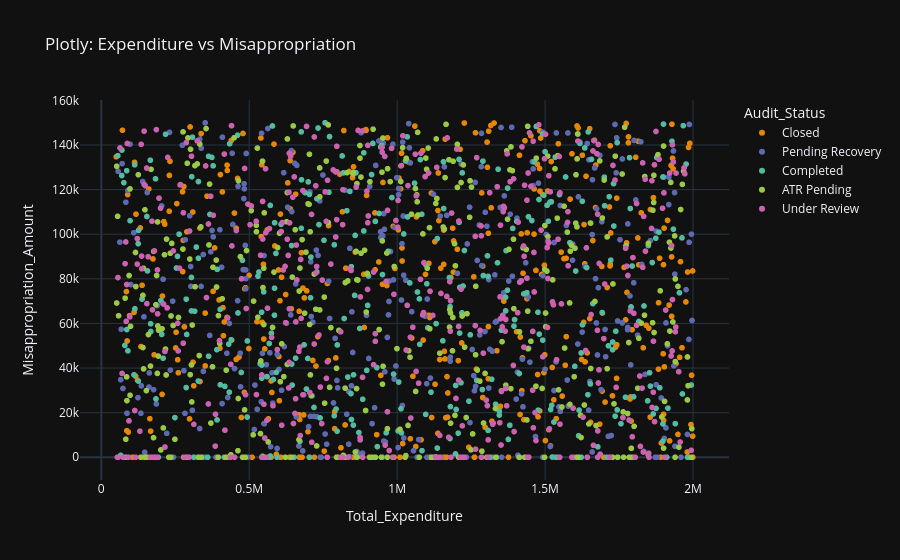

Notebook code cell kept with this figure:
### Code cell
# Plotly Bivariate - Interactive
fig = px.scatter(df, x='Total_Expenditure', y='Misappropriation_Amount', 
                 color='Audit_Status', hover_data=['District','Scheme_Name'],
                 title='Plotly: Expenditure vs Misappropriation',
                 color_discrete_sequence=px.colors.qualitative.Vivid)
fig.update_layout(template='plotly_dark') 
fig.show()

### Figure 1 — Plotly figure (JSON) as saved in the notebook; plotly's stock layout.template omitted (floating-point values rounded to 4 significant figures; data arrays with more than 128 entries replaced by an {"elided": "..."} marker saying what was removed)
{"data": [{"customdata": {"elided": "400x2 str values"}, "hovertemplate": "Audit_Status=Closed<br>Total_Expenditure=%{x}<br>Misappropriation_Amount=%{y}<br>District=%{customdata[0]}<br>Scheme_Name=%{customdata[1]}<extra></extra>", "legendgroup": "Closed", "marker": {"color": "rgb(229, 134, 6)", "symbol": "circle"}, "mode": "markers", "name": "Closed", "showlegend": true, "type": "scattergl", "x": {"elided": "400 float values"}, "xaxis": "x", "y": {"elided": "400 float values"}, "yaxis": "y"}, {"customdata": {"elided": "365x2 str values"}, "hovertemplate": "Audit_Status=Pending Recovery<br>Total_Expenditure=%{x}<br>Misappropriation_Amount=%{y}<br>District=%{customdata[0]}<br>Scheme_Name=%{customdata[1]}<extra></extra>", "legendgroup": "Pending Recovery", "marker": {"color": "rgb(93, 105, 177)", "symbol": "circle"}, "mode": "markers", "name": "Pending Recovery", "showlegend": true, "type": "scattergl", "x": {"elided": "365 float values"}, "xaxis": "x", "y": {"elided": "365 float values"}, "yaxis": "y"}, {"customdata": {"elided": "346x2 str values"}, "hovertemplate": "Audit_Status=Completed<br>Total_Expenditure=%{x}<br>Misappropriation_Amount=%{y}<br>District=%{customdata[0]}<br>Scheme_Name=%{customdata[1]}<extra></extra>", "legendgroup": "Completed", "marker": {"color": "rgb(82, 188, 163)", "symbol": "circle"}, "mode": "markers", "name": "Completed", "showlegend": true, "type": "scattergl", "x": {"elided": "346 float values"}, "xaxis": "x", "y": {"elided": "346 float values"}, "yaxis": "y"}, {"customdata": {"elided": "400x2 str values"}, "hovertemplate": "Audit_Status=ATR Pending<br>Total_Expenditure=%{x}<br>Misappropriation_Amount=%{y}<br>District=%{customdata[0]}<br>Scheme_Name=%{customdata[1]}<extra></extra>", "legendgroup": "ATR Pending", "marker": {"color": "rgb(153, 201, 69)", "symbol": "circle"}, "mode": "markers", "name": "ATR Pending", "showlegend": true, "type": "scattergl", "x": {"elided": "400 float values"}, "xaxis": "x", "y": {"elided": "400 float values"}, "yaxis": "y"}, {"customdata": {"elided": "405x2 str values"}, "hovertemplate": "Audit_Status=Under Review<br>Total_Expenditure=%{x}<br>Misappropriation_Amount=%{y}<br>District=%{customdata[0]}<br>Scheme_Name=%{customdata[1]}<extra></extra>", "legendgroup": "Under Review", "marker": {"color": "rgb(204, 97, 176)", "symbol": "circle"}, "mode": "markers", "name": "Under Review", "showlegend": true, "type": "scattergl", "x": {"elided": "405 float values"}, "xaxis": "x", "y": {"elided": "405 float values"}, "yaxis": "y"}], "layout": {"legend": {"title": {"text": "Audit_Status"}, "tracegroupgap": 0}, "title": {"text": "Plotly: Expenditure vs Misappropriation"}, "xaxis": {"anchor": "y", "domain": [0, 1], "title": {"text": "Total_Expenditure"}}, "yaxis": {"anchor": "x", "domain": [0, 1], "title": {"text": "Misappropriation_Amount"}}}}
